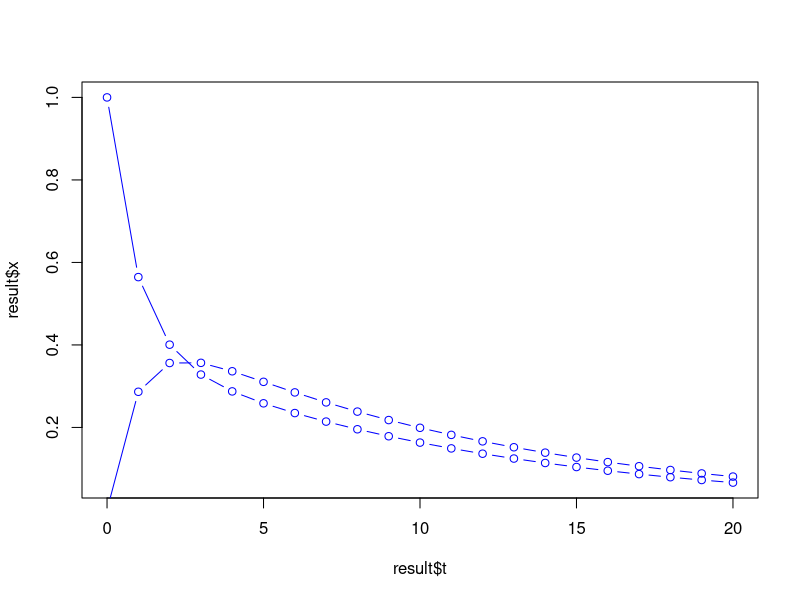

The R source for this figure:
# Exponential Decay
require(deSolve)

# Simple
derivsfn = function(t, y, k){
    dy = -k * y
    list(c(dy))
}

k = 2
y = 1

# derivsfn(t=0,y,k)
ode(y=y,times=0:10,func=derivsfn,parms=k)

# More generic
derivsfn2 = function(t, state, parms){
  with(as.list(c(state,parms)),{
    dy = -k*y
    list(c(dy))
  })
}
parms = c(k = 2)
state = c(y = 1)
# derivsfn2(0,state,parms)
ode(y=state,times=0:10,func=derivsfn2,parms=parms)

# The more generic code also works with e.g. a 2 compartment system

derivsfn3 = function(t, state, parms){
  with(as.list(c(state,parms)),{
    dx = -p*x - q*(x-y)
    dy = q*(x-y)
    list(c(dx,dy))
  })
}
parms = c(p = 0.2, q=0.5)
state = c(x = 1, y = 0)
# derivsfn3(0,state,parms)
result = as.data.frame(ode(y=state,times=0:20,func=derivsfn3,parms=parms))
plot(result$t,result$x,type="b",col="blue")
lines(result$t,result$y,type="b",col="blue")
# plot(result$y,result$x,type="b",col="blue")
